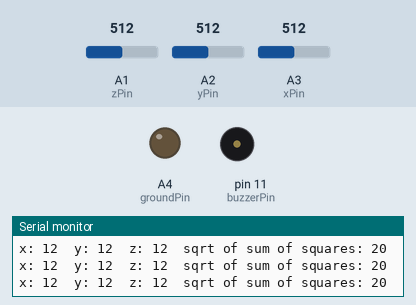
Simulated run of this sketch. Board: Arduino Uno, built with avr-gcc and run on an emulated ATmega328P. On the bench: output pins drawn as LEDs (lit = HIGH), buzzer (waves = sounding, pin HIGH), the last lines printed to the serial monitor. The inputs (shaded band) are chosen by the test bench; at power-on: A1 (zPin) = 512, A2 (yPin) = 512, A3 (xPin) = 512. Pins used as bus, display or sensor lines are not drawn.

Above: at 1.2 s.
1.3 s: A1 (zPin) set to 264
4.3 s: A1 (zPin) set to 242
At 4.93 s:
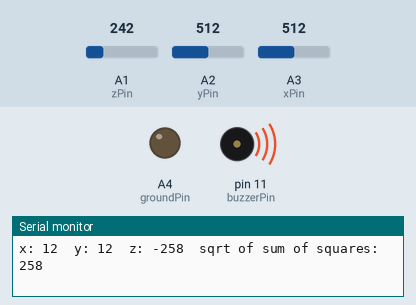
Timing chart, 0 to 13.3 s (numbered marks = the images above; inputs shaded):
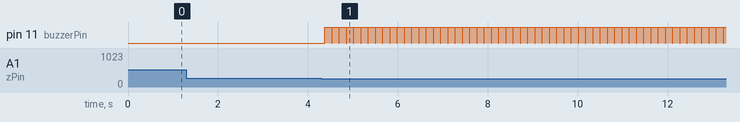

The sketch:

g-ForceSensor.ino
```cpp
// Created by: Brennan Yamamoto
// Last update: 2018.04.16
//
// Tutorial code for an Arduino UNO with an ADXL335 accelerometer and buzzer

// Pin definitions
const int zPin = A1;        // input analog pin A1 to ADXL335 Z (z-axis) pin
const int yPin = A2;        // input analog pin A2 to ADXL335 Y (y-axis) pin
const int xPin = A3;        // input analog pin A3 to ADXL335 X (x-axis) pin
const int groundPin = A4;   // output analog pin A4 to ADXL335 GND (ground) pin
const int powerPin = A5;    // output analog pin A5 to ADXL335 VCC (voltage) pin
const int buzzerPin = 11;   // output digital pin 11 to buzzer HIGH pin

// Code variables
long x = 0;
long y = 0;
long z = 0;
long total = 0;

void setup() {

  // Initialize serial communication at 9600 baud
  Serial.begin(9600);

  // Instantiate pins (see https://www.arduino.cc/en/Tutorial/DigitalPins)
  pinMode(groundPin, OUTPUT);
  pinMode(powerPin, OUTPUT);
  pinMode(buzzerPin, OUTPUT);
  digitalWrite(groundPin, LOW);   // this will make groundPin behave as a ground (+0V)
  digitalWrite(powerPin, HIGH);   // this will make powerPin behave as +5V
  digitalWrite(buzzerPin, LOW);   // this will turn buzzer off

  // note that you do NOT need to instantiate input pins (they are input by default), you can if it makes you comfortable

}

void loop() {

  // Read accelerometer
  x = analogRead(xPin);
  y = analogRead(yPin);
  z = analogRead(zPin);

  // Calibrate the signal
  // 600 bits ~= 1G
  // 500 bits ~= 0G
  x = x - 500;
  y = y - 500;
  z = z - 500;
  total = sqrt(sq(x)+sq(y)+sq(z));

  // print the accerometer values:
  Serial.print("x: ");
  Serial.print(x);
  Serial.print("\t");
  Serial.print("y: ");
  Serial.print(y);
  Serial.print("\t");
  Serial.print("z: ");
  Serial.print(z);
  Serial.print("\t");
  Serial.print("sqrt of sum of squares: ");
  Serial.print(total);
  Serial.println();

  if (total >= 250) {
    digitalWrite(buzzerPin, HIGH);
    delay(150);
    digitalWrite(buzzerPin, LOW);
  }

  // Short delay
  delay(10);

}
```

Measured:
- the behaviour switches between 251 and 250 on A1 (zPin) (found by bisection; images 0 and 1)
- after the input at 4.3 s, pin 11 (buzzerPin): alternates HIGH for 0.15 s and LOW for 0.01 s, starting after 0.08 s
